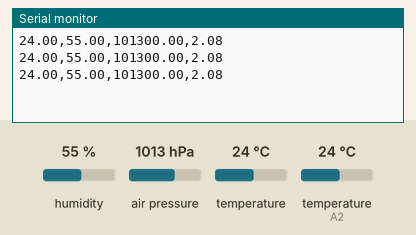
Simulated run of this sketch. Board: Arduino Uno, built with avr-gcc and run on an emulated ATmega328P. Parts: the last lines printed to the serial monitor. The test bench sets the inputs (shaded band); at power-on: humidity 55 %, air pressure 1013 hPa, temperature 24 °C, temperature (sensor on A2) 24 °C.

Above: at 1.3 s.
1.4 s: humidity set to 22 %
At 2.5 s:
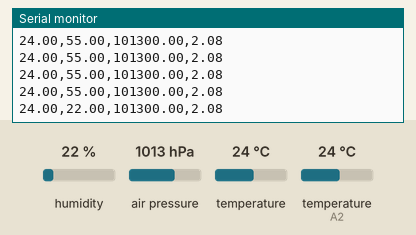
2.9 s: air pressure set to 952 hPa
At 4.0 s:
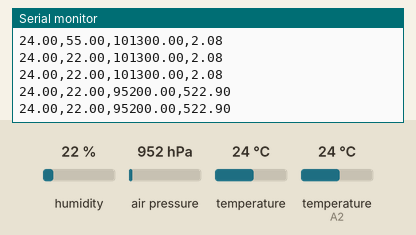
4.4 s: temperature (sensor 0) set to 12 °C
At 5.8 s:
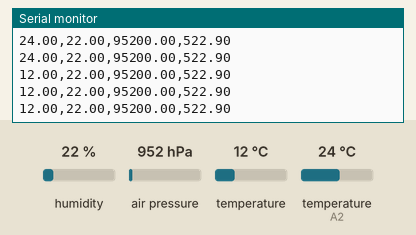
5.9 s: humidity set to 40 %
At 6.4 s:
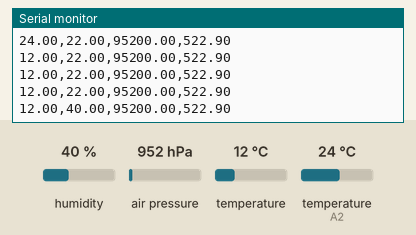
7.4 s: air pressure set to 975 hPa
At 8.0 s:
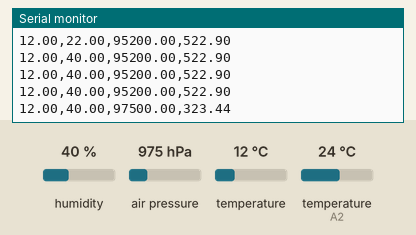
Timing chart, 0 to 9.9 s (numbered marks = the images above; inputs shaded):
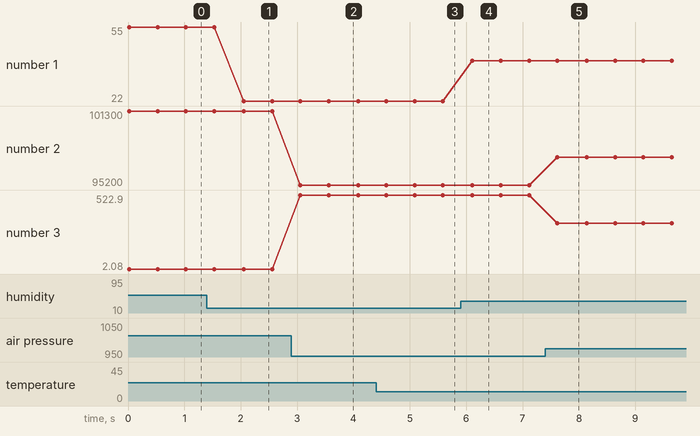

Measured:
- after the input at 1.4 s, the serial monitor: prints a new line after 0.65 s (image 1)
- after the input at 2.9 s, the serial monitor: prints a new line after 0.16 s (image 2)
- after the input at 4.4 s, the serial monitor: prints a new line after 0.18 s (image 3)
- after the input at 5.9 s, the serial monitor: prints a new line after 0.21 s (image 4)
- after the input at 7.4 s, the serial monitor: prints a new line after 0.22 s (image 5)
- plotted number 1: 55 → 22 after the input at 1.4 s, 22 → 40 after the input at 5.9 s
- plotted number 2: 101300 → 95200 after the input at 2.9 s, 95200 → 97500 after the input at 7.4 s
- plotted number 3: 2.08 → 522.9 after the input at 2.9 s, 522.9 → 323.44 after the input at 7.4 s

The sketch:

DaloyAir.ino
```cpp
#include <DHT.h>
#include <Adafruit_Sensor.h>
#include <Adafruit_BMP085_U.h>

//#define DEBUG
int DHTPIN = A2;

#ifndef DEBUG
  Adafruit_BMP085_Unified bmp = Adafruit_BMP085_Unified(10085);
  DHT dht(DHTPIN, DHT11);
#endif

float hum, alt, temp, pressure;

void setup()
{
  Serial.begin(9600);
  #ifndef DEBUG
    dht.begin();
    bmp.begin();
  #endif
}

void loop()
{
  #ifndef DEBUG
    bmp.getPressure(&pressure);
    bmp.getTemperature(&temp);
    hum = dht.readHumidity();
    alt = bmp.pressureToAltitude(101325, pressure);
  #endif

  #ifdef DEBUG
    temp = 1;
    hum = 2;
    heatIndex = 3;
    pressure = 4;
  #endif

  String data = "";
  data += temp;
  data += ",";
  data += hum;
  data += ",";
  data += pressure;
  data += ",";
  data += alt;
  data += "\n";

  Serial.print(data);

  delay(500);
}
```
